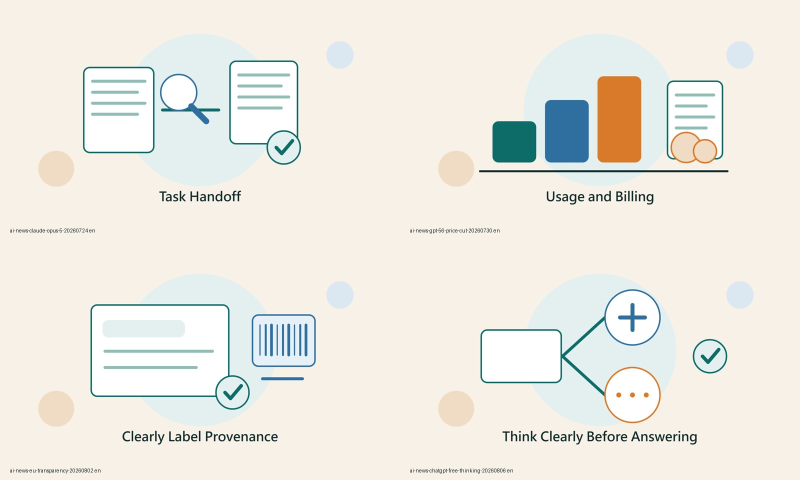
#> input picture docs/ai-news-2026-09/hero-sheet-1-en.jpg, 1600 x 960 px (shown at 1/2 size)
$ python -i build_assets.py   (imports and definitions only)
#> lines starting #> are read from the running program, lines starting #| are printed output that depends on the picture
"""Build ten original SVG illustrations, diagrams and review contact sheets.

Run with the repository API Python environment. CHROMIUM_BIN may override Edge.
Only writes this batch's exact image directories and this evidence directory.
"""
from __future__ import annotations

import html
import json
import os
from pathlib import Path
import subprocess
import tempfile
import time
import sys

from PIL import Image, ImageDraw

HERE = Path(__file__).resolve().parent
ROOT = HERE.parents[1]
CONTENT = ROOT / "apps/api/app/guides/content"
PUBLIC = ROOT / "apps/web/public"
CREAM, INK, TEAL, PALE, BLUE, ORANGE = "#F7F1E8", "#102A2B", "#0D6B68", "#E3F0EF", "#2F6F9F", "#D97A2B"
CACHED = sorted((Path(os.environ.get("LOCALAPPDATA", "."))/"ms-playwright").glob("chromium_headless_shell-*/chrome-headless-shell-win64/chrome-headless-shell.exe"))
CHROME = os.environ.get("CHROMIUM_BIN") or (str(CACHED[-1]) if CACHED else r"C:\Program Files (x86)\Microsoft\Edge\Application\msedge.exe")


def rect(x, y, w, h, fill="#FFFFFF", stroke=TEAL, rx=24):
    return f'<rect x="{x}" y="{y}" width="{w}" height="{h}" rx="{rx}" fill="{fill}" stroke="{stroke}" stroke-width="6"/>'


def line(x1, y1, x2, y2, color=TEAL, width=12):
    return f'<path d="M{x1} {y1} L{x2} {y2}" fill="none" stroke="{color}" stroke-width="{width}" stroke-linecap="round"/>'


def circle(x, y, r, fill=PALE, stroke=TEAL):
    return f'<circle cx="{x}" cy="{y}" r="{r}" fill="{fill}" stroke="{stroke}" stroke-width="6"/>'


# [5 lines left out: function label, not called in this run]


def document(x, y, w=220, h=270):
    return rect(x, y, w, h) + "".join(line(x+35, y+55+i*44, x+w-35-(i%2)*30, y+55+i*44, "#92BDB7", 12) for i in range(4))


def check(x, y):
    return circle(x, y, 66, PALE) + f'<path d="M{x-30} {y} l22 24 l43 -51" stroke="{TEAL}" fill="none" stroke-width="14" stroke-linecap="round" stroke-linejoin="round"/>'


def envelope(x, y, w=250, h=170):
    return rect(x,y,w,h) + f'<path d="M{x+10} {y+12} L{x+w/2} {y+h*.57} L{x+w-10} {y+12}" fill="none" stroke="{TEAL}" stroke-width="8"/>'


def calendar(x, y, w=240, h=230):
    return rect(x,y,w,h) + rect(x+4,y+4,w-8,54,PALE,"none",18) + line(x+65,y-18,x+65,y+22) + line(x+w-65,y-18,x+w-65,y+22) + "".join(circle(x+55+c*65,y+107+r*61,10,TEAL,"none") for c in range(3) for r in range(2))


# [53 lines left out: functions svg, hero, not called in this run]


def diagram(data,locale='zh-TW'):
    b = label(800,102,data['title'],46,max_width=1440)
    positions=[(110,180),(850,180),(110,500),(850,500)]
    for i,((x,y),(heading,detail)) in enumerate(zip(positions,data['nodes'])):
        b += rect(x,y,640,245, "#FFFFFF", TEAL if i%2==0 else BLUE)
        b += circle(x+63,y+66,23,TEAL if i%2==0 else BLUE,"none")
        b += label(x+360,y+91,heading,44,max_width=510)+label(x+320,y+168,detail,32,"#5C6B6B",max_width=580)
    credits={'zh-TW':'© Mokaair 製圖 2026','zh-CN':'© Mokaair 制图 2026','en':'© Mokaair Illustration 2026','ja':'© Mokaair 作図 2026','ko':'© Mokaair 제작 2026'}
    b += label(1540,865,credits[locale],20,"#5C6B6B","end")
    return svg(data['title'],data['caption'],b)


# [60 lines left out: functions render, main, not called in this run]


# [2 lines not run here, left out]

>>> import cv2
>>> picture = cv2.imread('hero-sheet-1-en.jpg', cv2.IMREAD_GRAYSCALE)
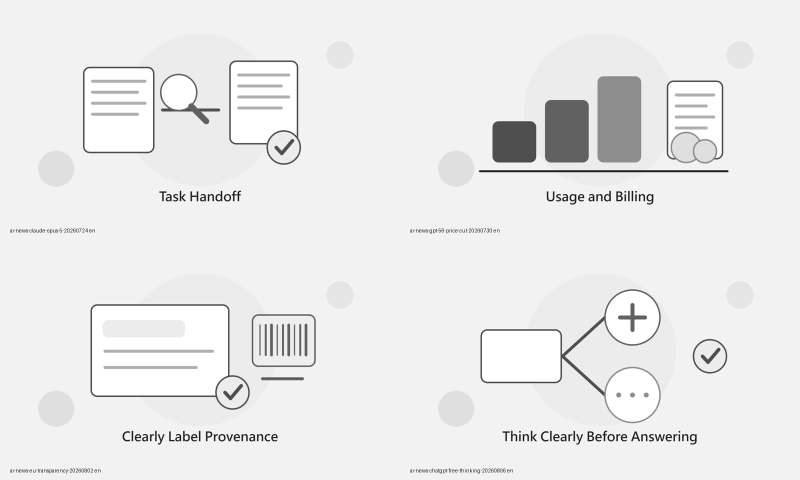
#> picture: shape (960, 1600) (shown at 1/2 size); min 5, max 255, mean 235.1
>>> result = diagram(picture)
#> (the run stopped early here; a loop or call above may not have finished)
